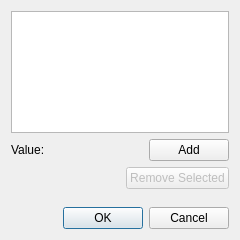
<?xml version="1.0" encoding="UTF-8"?>
<ui version="4.0">
 <class>Dialog</class>
 <widget class="QDialog" name="Dialog">
  <property name="geometry">
   <rect>
    <x>0</x>
    <y>0</y>
    <width>240</width>
    <height>240</height>
   </rect>
  </property>
  <property name="sizePolicy">
   <sizepolicy hsizetype="Fixed" vsizetype="Fixed">
    <horstretch>0</horstretch>
    <verstretch>0</verstretch>
   </sizepolicy>
  </property>
  <property name="minimumSize">
   <size>
    <width>240</width>
    <height>240</height>
   </size>
  </property>
  <property name="maximumSize">
   <size>
    <width>240</width>
    <height>240</height>
   </size>
  </property>
  <property name="windowTitle">
   <string>Set Value List</string>
  </property>
  <layout class="QVBoxLayout" name="verticalLayout" stretch="0,0">
   <property name="spacing">
    <number>18</number>
   </property>
   <item>
    <layout class="QVBoxLayout" name="verticalLayout_3" stretch="0,0,0">
     <property name="spacing">
      <number>6</number>
     </property>
     <item>
      <widget class="QListWidget" name="listValues">
       <property name="sortingEnabled">
        <bool>true</bool>
       </property>
      </widget>
     </item>
     <item>
      <layout class="QHBoxLayout" name="horizontalLayout" stretch="0,1,0">
       <item>
        <widget class="QLabel" name="lblValueToAdd">
         <property name="text">
          <string>Value:</string>
         </property>
        </widget>
       </item>
       <item>
        <widget class="QWidget" name="editValueToAdd" native="true"/>
       </item>
       <item>
        <widget class="QPushButton" name="btnAddValue">
         <property name="text">
          <string>Add</string>
         </property>
        </widget>
       </item>
      </layout>
     </item>
     <item>
      <layout class="QHBoxLayout" name="horizontalLayout_2" stretch="1,0">
       <item>
        <spacer name="horizontalSpacer">
         <property name="orientation">
          <enum>Qt::Horizontal</enum>
         </property>
         <property name="sizeHint" stdset="0">
          <size>
           <width>40</width>
           <height>20</height>
          </size>
         </property>
        </spacer>
       </item>
       <item>
        <widget class="QPushButton" name="btnRemoveValue">
         <property name="enabled">
          <bool>false</bool>
         </property>
         <property name="text">
          <string>Remove Selected</string>
         </property>
        </widget>
       </item>
      </layout>
     </item>
    </layout>
   </item>
   <item>
    <widget class="QDialogButtonBox" name="buttonBox">
     <property name="orientation">
      <enum>Qt::Horizontal</enum>
     </property>
     <property name="standardButtons">
      <set>QDialogButtonBox::Cancel|QDialogButtonBox::Ok</set>
     </property>
     <property name="centerButtons">
      <bool>false</bool>
     </property>
    </widget>
   </item>
  </layout>
 </widget>
 <resources/>
 <connections>
  <connection>
   <sender>buttonBox</sender>
   <signal>accepted()</signal>
   <receiver>Dialog</receiver>
   <slot>accept()</slot>
   <hints>
    <hint type="sourcelabel">
     <x>248</x>
     <y>254</y>
    </hint>
    <hint type="destinationlabel">
     <x>157</x>
     <y>274</y>
    </hint>
   </hints>
  </connection>
  <connection>
   <sender>buttonBox</sender>
   <signal>rejected()</signal>
   <receiver>Dialog</receiver>
   <slot>reject()</slot>
   <hints>
    <hint type="sourcelabel">
     <x>316</x>
     <y>260</y>
    </hint>
    <hint type="destinationlabel">
     <x>286</x>
     <y>274</y>
    </hint>
   </hints>
  </connection>
 </connections>
</ui>
